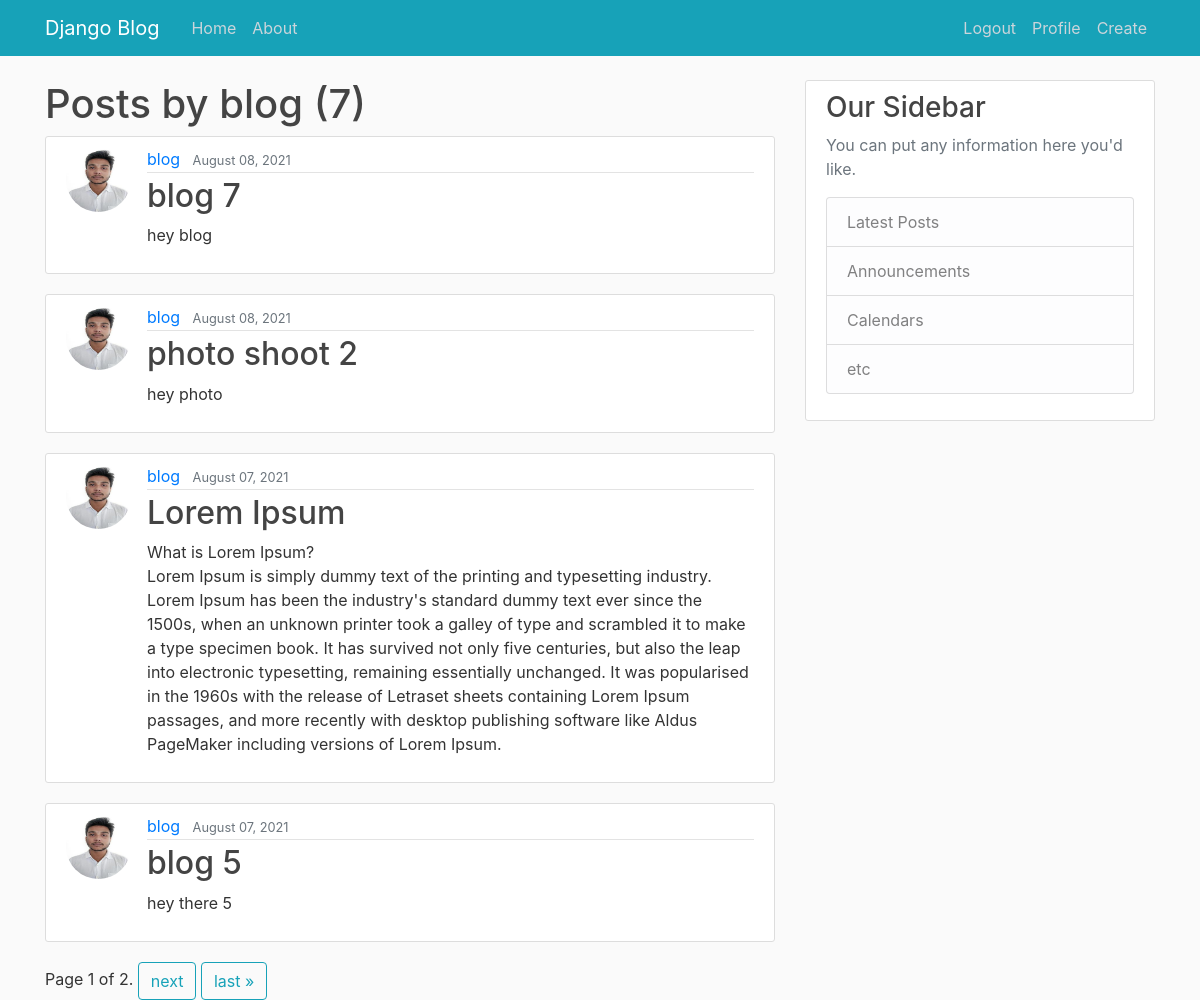
/user/blog (signed in), run on the app's committed database.
### blog_app/models.py (models this page shows, shortened)
class Post(models.Model):
    title = models.CharField(max_length=100)
    content = models.TextField()
    date_posted = models.DateTimeField(default=timezone.now)
    author = models.ForeignKey(User, on_delete=models.CASCADE)

### users/models.py (models this page shows, shortened)
class Profile(models.Model):
    user = models.OneToOneField(User, on_delete=models.CASCADE)
    image = models.ImageField(default='default.jpg', upload_to='profile_pics')

### blog_app/views.py (the view)
# urls.py: path('user/<str:username>', UserPostListView.as_view(), name='user-post'),
class UserPostListView(ListView):
    model = Post
    template_name = "blog_app/user_post.html"
    context_object_name = 'posts'
    paginate_by = 4
    def get_queryset(self):
        user = get_object_or_404(User, username=self.kwargs.get('username'))
        return Post.objects.filter(author=user).order_by('-date_posted')

### blog_app/templates/blog_app/user_post.html (shortened to what this page needs)
{% extends 'blog_app/base.html' %}
{% block content %}
  <h1>Posts by {{ view.kwargs.username}} ({{ page_obj.paginator.count }})</h1>
  {% for post in posts %}
    <article class="media content-section">
      <img src="{{ post.author.profile.image.url }}" alt="" class="rounded-circle article-img">
      <div class="media-body">
        <div class="article-metadata">
          <a class="mr-2" href="{% url 'user-post' post.author.username %}">{{ post.author }}</a>
          <small class="text-muted">{{ post.date_posted|date:"F d, Y"}}</small>
        </div>
        <h2><a class="article-title" href="{% url 'post-detail' post.id %}">{{ post.title }}</a></h2>
        <p class="article-content">{{ post.content }}</p>
      </div>
    </article>
  {% endfor %}
  <div class="pagination">
      <span class="step-links">
          <span class="current">
              Page {{ page_obj.number }} of {{ page_obj.paginator.num_pages }}.
          </span>
          {% if page_obj.has_next %}
              <a class="btn btn-outline-info" href="?page={{ page_obj.next_page_number }}">next</a>
              <a class="btn btn-outline-info" href="?page={{ page_obj.paginator.num_pages }}">last &raquo;</a>
          {% endif %}
      </span>
  </div>
{% endblock content %}

### blog_app/static/blog_app/main.css (style rules this page uses)
body { background: #fafafa; color: #333333; margin-top: 5rem; }
h1, h2, h3, h4, h5, h6 { color: #444444; }
.content-section { background: #ffffff; padding: 10px 20px; border: 1px solid #dddddd; border-radius: 3px; margin-bottom: 20px; }
.article-title { color: #444444; }
.article-content { white-space: pre-line; }
.article-img { height: 65px; width: 65px; margin-right: 16px; }
.article-metadata { padding-bottom: 1px; margin-bottom: 4px; border-bottom: 1px solid #e3e3e3 }

### data on the page
Post: author.profile.image (picture), author "blog", date_posted "August 08, 2021", title "blog 7", content "hey blog"
Post: author.profile.image (picture), author "blog", date_posted "August 08, 2021", title "photo shoot 2", content "hey photo"
Post: author.profile.image (picture), author "blog", date_posted "August 07, 2021", title "Lorem Ipsum", content "What is Lorem Ipsum? Lorem Ipsum is simply dummy text of the printing and typesetting industry. Lorem Ipsum has been the industry's standard dummy text ever since the 1500s, when an unknown printer took a galley of type and scrambled it to make a type specimen book. It has survived not only five centuries, but also the leap into electronic typesetting, remaining essentially unchanged. It was popularised in the 1960s with the release of Letraset sheets containing Lorem Ipsum passages, and more recently with desktop publishing software like Aldus PageMaker including versions of Lorem Ipsum."
Post: author.profile.image (picture), author "blog", date_posted "August 07, 2021", title "blog 5", content "hey there 5"

### other printed values
{{ view.kwargs.username }} "blog"
{{ page_obj.paginator.count }} "7"
{{ page_obj.number }} "1"
{{ page_obj.paginator.num_pages }} "2"
